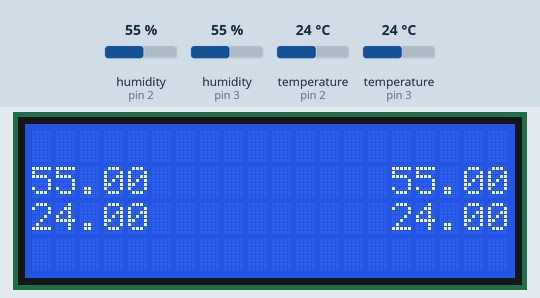
The sketch below on a simulated Arduino Uno, built with avr-gcc and run on an emulated ATmega328P. On the bench: 20×4 character LCD. The test bench sets the inputs (shaded band); at power-on: humidity (sensors on pin 2, pin 3) 55 %, temperature (sensors on pin 2, pin 3) 24 °C. What the sketch prints to the serial monitor is not drawn.

Above: at 1.2 s.
1.3 s: humidity (sensor on pin 2) set to 22 %
At 6.4 s:
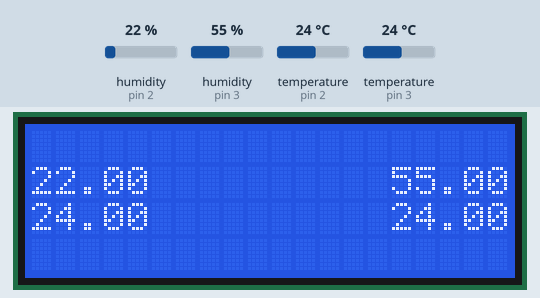
7.4 s: humidity (sensor on pin 3) set to 40 %
At 10.8 s:
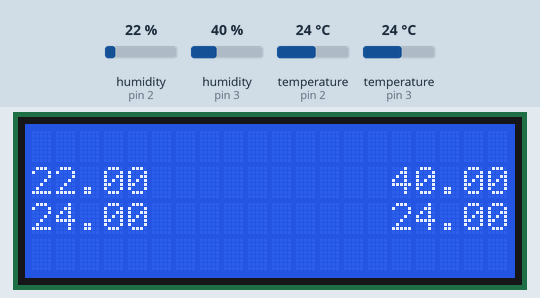
13.5 s: temperature (sensor on pin 2) set to 12 °C
At 16.9 s:
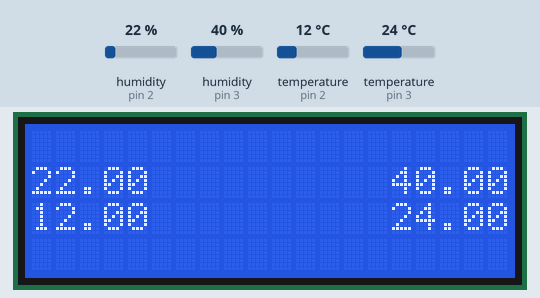
19.6 s: temperature (sensor on pin 3) set to 12 °C
At 21.0 s:
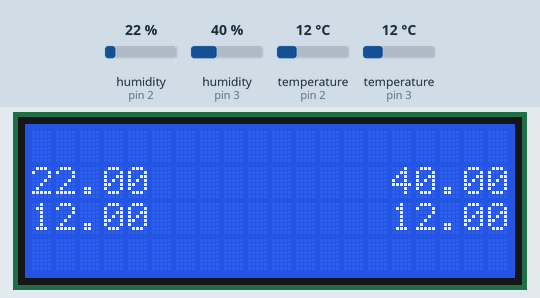
25.7 s: humidity (sensor on pin 2) set to 68 %
At 31.4 s:
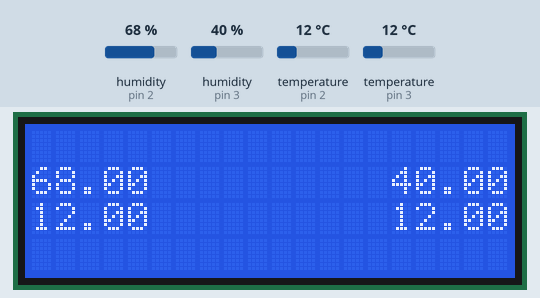
32.2 s: humidity (sensor on pin 3) set to 88 %
At 37.0 s:
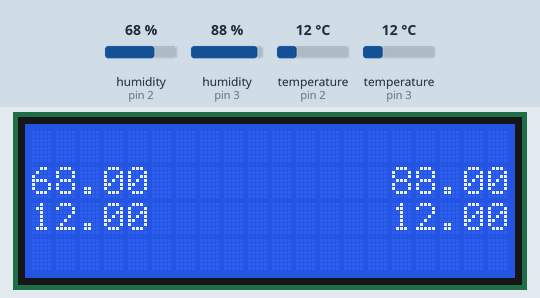
Timing chart, 0 to 38.5 s (numbered marks = the images above; inputs shaded):
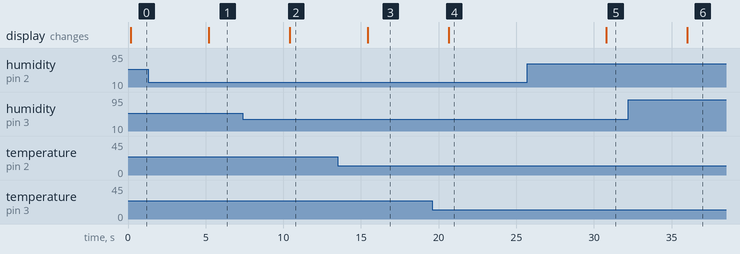

The sketch:

DHT22Display.ino
```cpp
#include "DHT.h"
#include <Wire.h>
#include <LiquidCrystal_I2C.h>

#define DHTPIN1 2
#define DHTPIN2 3
#define DHTTYPE DHT22

LiquidCrystal_I2C lcd(0x27, 20, 4);

DHT dht1(DHTPIN1, DHTTYPE);
DHT dht2(DHTPIN2, DHTTYPE);

void setup() {
  Serial.begin(9600);
  Serial.println(F("DHTxx test!"));

  lcd.init();
  lcd.backlight();
  lcd.clear();
  dht1.begin();
  dht2.begin();
}

void loop() {

    float h1 = dht1.readHumidity();
    float t1 = dht1.readTemperature();
    float f1 = dht1.readTemperature(true);

    if (isnan(h1) || isnan(t1) || isnan(f1)) {
    Serial.println(F("Failed to read from DHT sensor!"));
    return;
    }

    float hif1 = dht1.computeHeatIndex(f1, h1);
    float hic1 = dht1.computeHeatIndex(t1, h1, false);

    Serial.print(F("Humidity: "));
    Serial.print(h1);
    Serial.print(F("%  Temperature: "));
    Serial.print(t1);
    Serial.print(F("°C "));
    Serial.print(f1);
    Serial.print(F("°F  Heat index: "));
    Serial.print(hic1);
    Serial.print(F("°C "));
    Serial.print(hif1);
    Serial.println(F("°F"));

    //lcd.clear();
    lcd.setCursor(0,1);
    lcd.print(h1);

    lcd.setCursor(0,2);
    lcd.print(t1);


    float h2 = dht2.readHumidity();
    float t2 = dht2.readTemperature();
    float f2 = dht2.readTemperature(true);

    if (isnan(h2) || isnan(t2) || isnan(f2)) {
    Serial.println(F("Failed to read from DHT sensor!"));
    return;
    }

    float hif2 = dht2.computeHeatIndex(f2, h2);
    float hic2 = dht2.computeHeatIndex(t2, h2, false);

    Serial.print(F("Humidity: "));
    Serial.print(h2);
    Serial.print(F("%  Temperature: "));
    Serial.print(t2);
    Serial.print(F("°C "));
    Serial.print(f2);
    Serial.print(F("°F  Heat index: "));
    Serial.print(hic2);
    Serial.print(F("°C "));
    Serial.print(hif2);
    Serial.println(F("°F"));

    //lcd.clear();
    lcd.setCursor(15,1);
    lcd.print(h2);

    lcd.setCursor(15,2);
    lcd.print(t2);

    delay(5000);

    //lcd.setBacklight(LOW);


}
```

Measured:
- after the input at 1.3 s, the display: changes after 3.9 s (image 1)
- after the input at 7.4 s, the display: changes after 3.0 s (image 2)
- after the input at 13.5 s, the display: changes after 2.0 s (image 3)
- after the input at 19.6 s, the display: changes after 1.1 s (image 4)
- after the input at 25.7 s, the display: changes after 5.1 s (image 5)
- after the input at 32.2 s, the display: changes after 3.8 s (image 6)
